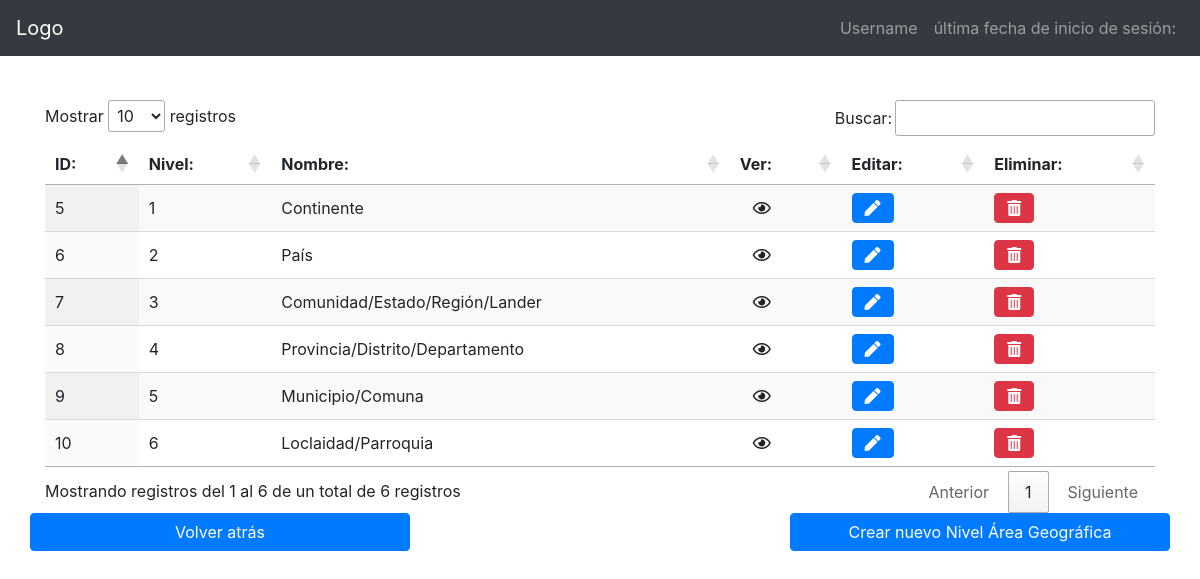
/index/nag, run on the app's committed database.
### ModelsMaster/models.py (models this page shows, shortened)
class NivelAreaGeografica(models.Model):
    Id=models.AutoField(primary_key=True, db_column="NG_Id_Nivel_Area_Geo")
    Nivel=models.IntegerField(validators=[MaxValueValidator(10),MinValueValidator(1)],null=False,blank=False, db_column="NG_Nivel")
    Nombre=models.CharField(max_length=256,null=False,blank=False, db_column="NG_Nombre")
    Descripcion=models.CharField(max_length=256,null=True,blank=True, db_column="NG_Descripcion")
    Eliminado=models.BooleanField(default=False, db_column="NG_Eliminado")
    class Meta:
        db_table = "T_Nivel_Area_Geografica"

### ModelsMaster/views.py (the view)
# urls.py: path('', views.index),
    def index(request):
        all = NivelAreaGeografica.objects.filter(Eliminado=False)
        args = {
            "querys":all,
            "titulo":"nag",
            "titulo_view":"Nivel Área Geográfica"
        }
        return render(request, 'Nag/index.html', args)

### ModelsMaster/templates/Nag/index.html (shortened to what this page needs)
{% load static %}
<html>
    <head>
        <link rel="stylesheet" href="https://maxcdn.bootstrapcdn.com/bootstrap/4.5.0/css/bootstrap.min.css">
        <link rel="stylesheet" href="https://cdn.datatables.net/1.10.21/css/jquery.dataTables.min.css">
        <link rel="stylesheet" href="https://use.fontawesome.com/releases/v5.7.0/css/all.css">
    </head>
    <body>
        {%include 'navbar.html'%}
        <div class="container">
            <br>
            <table id="myTable" class="display">
                <thead>
                    <tr>
                        <th> ID: </th>
                        <th> Nivel:</th>
                        <th> Nombre:</th>
                        <th> Ver:</th>
                        <th> Editar:</th>
                        <th> Eliminar:</th>
                    </tr>
                </thead>
                <tbody>
                    {% if querys %}
                        {% for query in querys %}
                        <tr>
                            <td>{{query.Id}}</td>
                            <td>{{query.Nivel}}</td>
                            <td>{{query.Nombre}}</td>
                            <td><a class="btn btn-xs far fa-eye" href="/show/{{titulo}}/{{query.Id}}"></a></td>
                            <td><a class="btn btn-primary btn-xs fas fa-pen" href="/update/{{titulo}}/{{query.Id}}"></a></td>
                            <td><button id="trigger" type="button" class="btn btn-danger btn-xs fas fa-trash-alt" data-toggle="modal" data-target="#eliminar"></button></td>
                        </tr>
                        {% endfor %}
                    {% else %}
                        <h2>No se han encontrado ningún {{titulo_view}} creado</h2>
                    {% endif %}
                </tbody>
            </table>
            <div class="row justify-content-between">
                <a class="btn btn-primary col-sm-4" href="/">Volver atrás</a>
                <a class="btn btn-primary col-sm-4" href="/create/{{titulo}}">Crear nuevo {{titulo_view}}</a>
            </div>
        </div>
    </body>
</html>

### ModelsMaster/templates/navbar.html
{%block navbar%}
<nav style="margin-bottom:20px;" class="navbar navbar-expand-sm bg-dark navbar-dark">
    <ul class="navbar-nav mr-auto">
        <a style="float:right;" class="navbar-brand" href="/">Logo</a>
    </ul>
    <ul class="navbar-nav ml-auto">
        <li class="nav-item">
            <a class="nav-link" href="#">Username</a>
        </li>
        <li class="nav-item">
            <a class="nav-link" href="#">última fecha de inicio de sesión:</a>
        </li>
    </ul>
</nav>
{%endblock%}

### data on the page
NivelAreaGeografica: Id "5", Nivel "1", Nombre "Continente"
NivelAreaGeografica: Id "6", Nivel "2", Nombre "País"
NivelAreaGeografica: Id "7", Nivel "3", Nombre "Comunidad/Estado/Región/Lander"
NivelAreaGeografica: Id "8", Nivel "4", Nombre "Provincia/Distrito/Departamento"
NivelAreaGeografica: Id "9", Nivel "5", Nombre "Municipio/Comuna"
NivelAreaGeografica: Id "10", Nivel "6", Nombre "Loclaidad/Parroquia"

### other printed values
{{ titulo_view }} "Nivel Área Geográfica"
